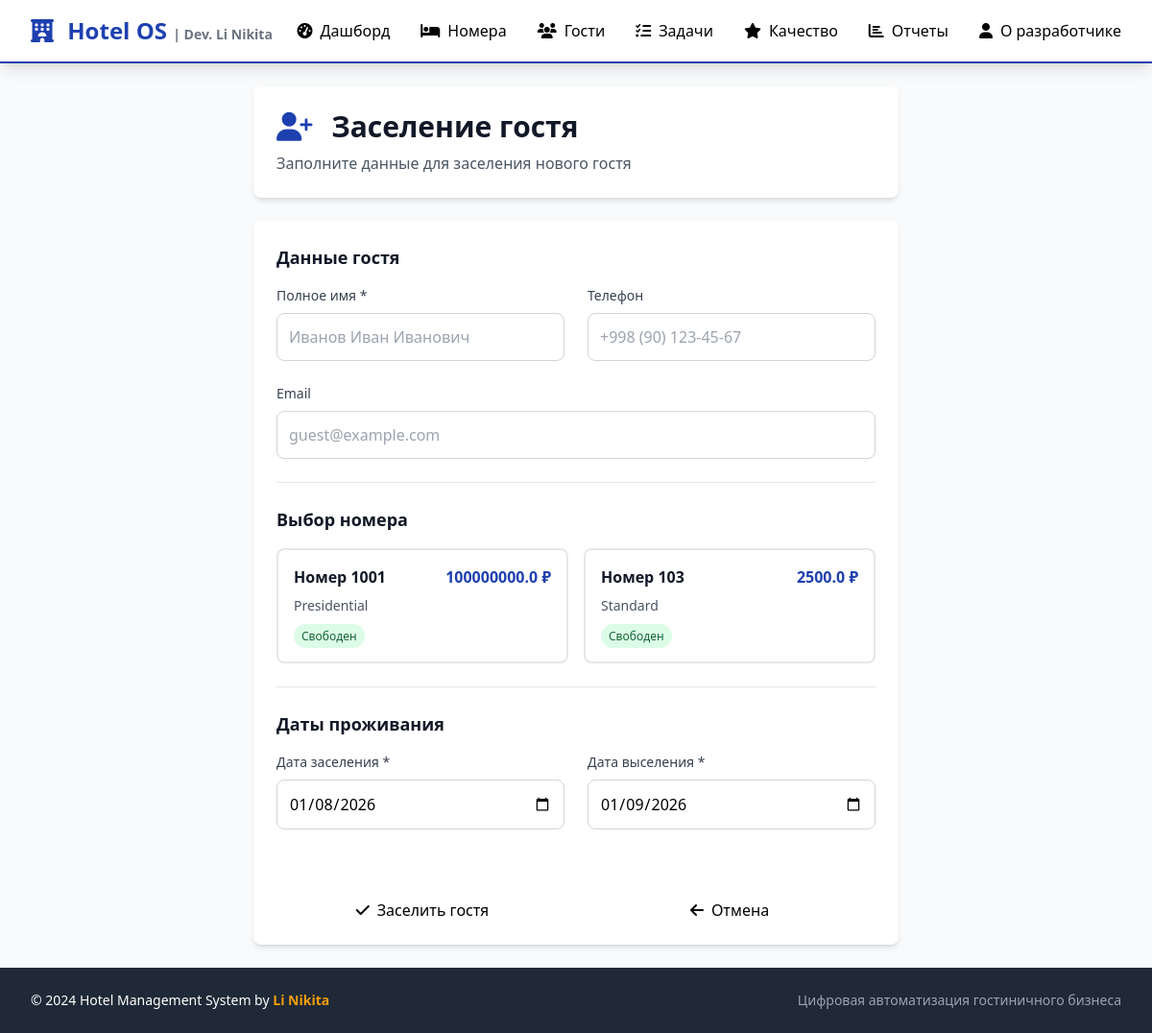
/checkin, run on the app's committed database.
### tables this page shows
CREATE TABLE rooms (
        id INTEGER PRIMARY KEY AUTOINCREMENT,
        room_number TEXT UNIQUE NOT NULL,
        room_type TEXT NOT NULL,
        status TEXT DEFAULT 'available',
        price REAL NOT NULL,
        created_by TEXT DEFAULT 'Li Nikita'
    );

### app.py (the view, shortened to what this page needs)
@app.route('/checkin', methods=['GET', 'POST'])
def checkin():
    conn = get_db_connection()
    available_rooms = conn.execute(
        'SELECT * FROM rooms WHERE status = "available" ORDER BY room_number'
    ).fetchall()
    conn.close()
    return render_template('checkin.html', rooms=available_rooms)

### app.py (called while the page is built)
def get_db_connection():
    conn = sqlite3.connect('hotel_system.db')
    conn.row_factory = sqlite3.Row
    return conn

### templates/checkin.html (shortened to what this page needs)
{% extends "base.html" %}
{% block content %}
<div class="max-w-2xl mx-auto space-y-6">
    <div class="bg-white rounded-lg shadow-md p-6">
        <h2 class="text-3xl font-bold text-gray-900 mb-2">
            <i class="fas fa-user-plus text-primary mr-3"></i>
            Заселение гостя
        </h2>
        <p class="text-gray-600">Заполните данные для заселения нового гостя</p>
    </div>
    <div class="bg-white rounded-lg shadow-md p-6">
        <form method="POST" class="space-y-6">
            <div class="border-b border-gray-200 pb-6">
                <h3 class="text-lg font-semibold text-gray-900 mb-4">Данные гостя</h3>
                <div class="grid grid-cols-1 md:grid-cols-2 gap-6">
                    <div>
                        <label for="name" class="block text-sm font-medium text-gray-700 mb-2">
                            Полное имя *
                        </label>
                        <input type="text" id="name" name="name" required
                               class="w-full p-3 border border-gray-300 rounded-lg focus:ring-2 focus:ring-primary focus:border-transparent"
                               placeholder="Иванов Иван Иванович">
                    </div>
                    <div>
                        <label for="phone" class="block text-sm font-medium text-gray-700 mb-2">
                            Телефон
                        </label>
                        <input type="tel" id="phone" name="phone"
                               class="w-full p-3 border border-gray-300 rounded-lg focus:ring-2 focus:ring-primary focus:border-transparent"
                               placeholder="+998 (90) 123-45-67">
                    </div>
                </div>
                <div class="mt-6">
                    <label for="email" class="block text-sm font-medium text-gray-700 mb-2">
                        Email
                    </label>
                    <input type="email" id="email" name="email"
                           class="w-full p-3 border border-gray-300 rounded-lg focus:ring-2 focus:ring-primary focus:border-transparent"
                           placeholder="guest@example.com">
                </div>
            </div>
            <div class="border-b border-gray-200 pb-6">
                <h3 class="text-lg font-semibold text-gray-900 mb-4">Выбор номера</h3>
                {% if rooms %}
                <div class="grid grid-cols-1 md:grid-cols-2 gap-4">
                    {% for room in rooms %}
                    <label class="relative">
                        <div class="p-4 border-2 border-gray-200 rounded-lg cursor-pointer
                                    peer-checked:border-primary peer-checked:bg-blue-50
                                    hover:border-gray-300 transition-colors">
                            <div class="flex justify-between items-center mb-2">
                                <span class="font-semibold text-gray-900">Номер {{ room.room_number }}</span>
                                <span class="text-primary font-bold">{{ room.price }} ₽</span>
                            </div>
                            <p class="text-sm text-gray-600">{{ room.room_type }}</p>
                            <div class="mt-2">
                                <span class="px-2 py-1 bg-green-100 text-green-800 text-xs rounded-full">
                                    Свободен
                                </span>
                            </div>
                        </div>
                    </label>
                    {% endfor %}
                </div>
                {% endif %}
            </div>
            <div class="pb-6">
                <h3 class="text-lg font-semibold text-gray-900 mb-4">Даты проживания</h3>
                <div class="grid grid-cols-1 md:grid-cols-2 gap-6">
                    <div>
                        <label for="check_in" class="block text-sm font-medium text-gray-700 mb-2">
                            Дата заселения *
                        </label>
                        <input type="date" id="check_in" name="check_in" required
                               class="w-full p-3 border border-gray-300 rounded-lg focus:ring-2 focus:ring-primary focus:border-transparent"
                               value="{{ today }}">
                    </div>
                    <div>
                        <label for="check_out" class="block text-sm font-medium text-gray-700 mb-2">
                            Дата выселения *
                        </label>
                        <input type="date" id="check_out" name="check_out" required
                               class="w-full p-3 border border-gray-300 rounded-lg focus:ring-2 focus:ring-primary focus:border-transparent">
                    </div>
                </div>
            </div>
            <div class="flex flex-col md:flex-row gap-4 pt-6">
                <button type="submit" class="btn-primary flex-1">
                    <i class="fas fa-check mr-2"></i>Заселить гостя
                </button>
                <a href="{{ url_for('guests') }}" class="btn-secondary flex-1 text-center">
                    <i class="fas fa-arrow-left mr-2"></i>Отмена
                </a>
            </div>
        </form>
    </div>
</div>
{% endblock %}

### static/css/style.css (style rules this page uses)
.btn-primary { @apply bg-primary hover:bg-blue-700 text-white font-medium py-2 px-4 rounded-lg transition-colors duration-200 flex items-center justify-center; }
.btn-secondary { @apply bg-gray-200 hover:bg-gray-300 text-gray-700 font-medium py-2 px-4 rounded-lg transition-colors duration-200 flex items-center justify-center; }
.fade-in { animation: fadeIn 0.5s ease-out; }

### data on the page
rooms: room_number "1001", price "100000000.0", room_type "Presidential"
rooms: room_number "103", price "2500.0", room_type "Standard"
